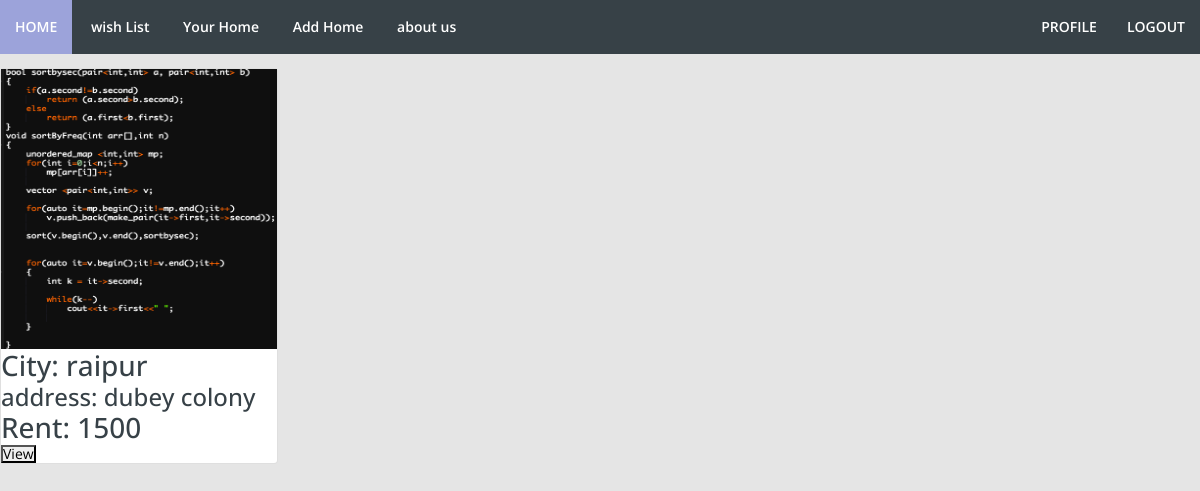
The app's page /wishlist/ (signed in), older data.
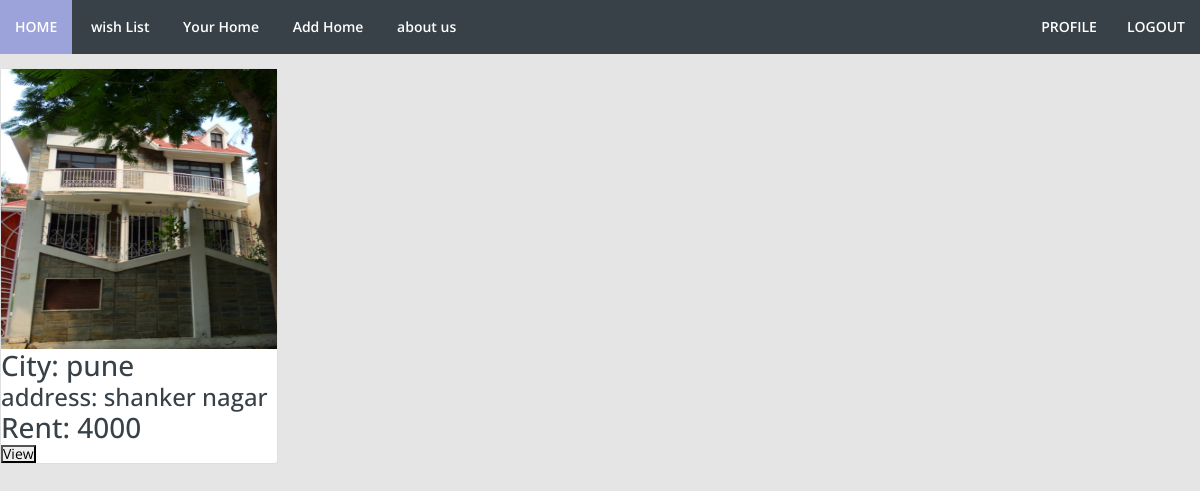
The same page, newer data.
### homeapp/models.py (models this page shows)
class Item(models.Model):
    user = models.ForeignKey(User, on_delete=models.CASCADE, related_name="item", null=True)
    city = models.CharField(max_length=50)
    address =models.CharField(max_length=300)
    latitude = models.IntegerField(null=True,blank=False)
    longitude = models.IntegerField(null=True,blank=False)
    rent= models.IntegerField(null = True)
    description= models.CharField(max_length=500)
    number=models.IntegerField(null=True)
    picture = models.FileField(null=True)
    kitchen = models.FileField(blank=True, null=True)
    bedroom1 = models.FileField(blank=True, null=True)
    bedroom2 = models.FileField(blank=True, null=True)
    other = models.FileField(blank=True, null=True)

### homeapp/views.py (the view)
# urls.py: path('wishlist/',views.allwishlist,name="allwishlist"),
@login_required
def allwishlist(request):
    extend_user_object = extendedUser.objects.get(belongs_to= request.user)
    return render(request,'wishlist.html',{'extend_user_object':extend_user_object})

### templates/wishlist.html (shortened to what this page needs)
{% extends 'base.html' %}
{% block body %}
  <br>
<div class="row">
    {% for list_object in extend_user_object.home_list.all %}
        <div class="col-md-4 col-lg-4 col-xl-3 col-sm-6">
            <div class="card" >
                {% if list_object.picture %}
                <img src="{{list_object.picture.url}}" alt="No Image" style="float: left; width:280x; height:280px;background-size:cover;">
                {% endif %}
                <h3>City: {{list_object.city}}</h3>
                <h4>address: {{list_object.address}}</h4>
                <b><h3>Rent: {{list_object.rent}}</h3></b>
                <a href="/{{list_object.id}}"><p><button>View</button></p></a>
            </div>
            <br>
        </div>
    {% endfor %}
</div>
{% endblock %}

Row changes from the older to the newer data that the page shows:
no longer on this page (row unchanged): Item: picture (picture), city "raipur", address "dubey colony", rent "1500"
added Item: picture (picture), city "pune", address "shanker nagar", rent "4000"
